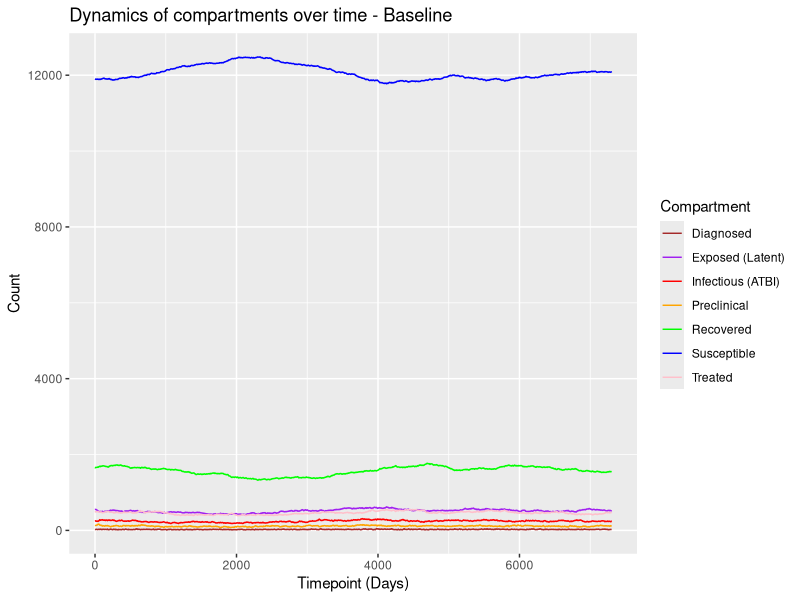

R code for this plot:
#Creating the parametres and initial values. 

#' - inf.prob:         Probability of transmission per contact
#' - act.rate:         Number of contacts per person per time step
#' - piu.rate:         Rate of progression from latent to early infectious (E → P)
#' - delay.rate:       Rate of progression from preclinical to clinical TB (P → I)
#' - p_diag_coverage:  Proportion of individuals in the preclinical stage (P) eligible for diagnosis
#' - p_diag_rate:      Probability of diagnosis among eligible individuals in the preclinical stage (P → D)
#' - i_diag_coverage:  Proportion of individuals in the clinical stage (I) eligible for diagnosis
#' - i_diag_rate:      Probability of diagnosis among eligible individuals in the clinical stage (I → D)
#' - treat.rate:       Probability of treatment uptake once diagnosed (D → T)
#' - rec.rate:         Rate of recovery following treatment (T → R)
#' - recid.rate:       Rate of relapse or TB-related death, balanced by replacement into susceptible pool (R → S)
#' 

params <- list(
  inf.prob     = 0.0024,
  act.rate     = 5,
  #piu.rate     = 1 / 365, #1/365 possible
  piu.ratea0_4   = 15 / 730,
  piu.ratea5_14  = 1.5 / 730,
  piu.ratea15_24 = 2.5 / 730,
  piu.ratea25_64 = 3.5 / 730,
  piu.ratea65_up = 8 / 730,
  piu.rates_male = 1.5,
  delay.rate   = 1 / 45,
  p_diag_rural_coverage = 0.05, #proportion of population where the diagnostic acts against.
  p_diag_urban_coverage = 0.1, 
  p_diag_rate  = 1 / 183,
  i_diag_rural_coverage = 0.425,
  i_diag_urban_coverage = 0.875,
  i_diag_rate  = 1.7 / 120,
  treat.rate   = 1 / 10,
  rec.rate     = 1 / 180,
  recid.rate   = 0.6 / 365
)

# Create time column
time_points <- 1:630

# Create initial row values
initial_values <- data.frame(
  s.num = 9000, #suseptable number
  e.num = 1000, #exposed number
  p.num = 1000, #preclinical number
  i.num = 1000, #infectious number
  d.num = 1000, #dioagnosed number
  t.num = 1000, #treated number
  r.num = 1000 #recovered number
)

#Male/female split: 0.4897959
#Age splits in amazonas: 20.76% aged 0-14 years, 15.18% aged 15-24 years, 35.39% aged 25-54 years, 7.25% aged 55-64 years, and 9.33% aged 65 years and over

generate_initial_state_column <- function(initial_values) {
  values <- unlist(initial_values)
  total_n <- sum(values)
  state_labels <- gsub("\\.num", "", names(values))
  
  # Create vector of states according to counts (in order)
  all_states <- unlist(mapply(rep, state_labels, values))
  
  # Generate gender assignments
  genders <- sample(c("m", "f"), size = total_n, replace = TRUE, prob = c(0.4897959, 1 - 0.4897959))
  
  # Age distribution probabilities and corresponding age ranges
  age_probs <- c(0.2076, 0.1518, 0.3539, 0.0725, 0.0933)
  age_groups <- c("0-14", "15-24", "25-54", "55-64", "65+")
  
  sampled_groups <- sample(age_groups, size = total_n, replace = TRUE, prob = age_probs)
  
  generate_age <- function(group) {
    if (group == "0-14") return(sample(0:14, 1))
    if (group == "15-24") return(sample(15:24, 1))
    if (group == "25-54") return(sample(25:54, 1))
    if (group == "55-64") return(sample(55:64, 1))
    if (group == "65+") {
      beta_sample <- rbeta(1, shape1 = 2, shape2 = 6)
      return(floor(65 + beta_sample * (100 - 65)))
    }
  }
  
  ages <- sapply(sampled_groups, generate_age)
  
  # Rurality: 17.2% rural, 82.8% urban
  rurality <- sample(c("r", "u"), size = total_n, replace = TRUE, prob = c(0.172, 0.828))
  
  # Construct data frame with rurality before state
  df <- data.frame(
    gender = genders,
    age = ages,
    rurality = rurality,
    state = all_states,
    stringsAsFactors = FALSE
  )
  
  return(df)
}

set.seed(101)
state_df <- generate_initial_state_column(initial_values)
head(state_df)
table(state_df)

#1) ##infection module - s > e

infection_module <- function(state_df, params, timepoint) {
  current_col <- if (timepoint == 1) "state" else paste0("timepoint_", timepoint)
  states <- state_df[[current_col]]
  
  # Number susceptible
  n_sus <- sum(states == "s")
  
  # Initialize next column as NA
  new_col <- rep(NA, length(states))
  
  if (n_sus > 0) {
    # Calculate force of infection
    infectious_states <- c("i", "d")
    prop_infectious <- sum(states %in% infectious_states) / length(states)
    lambda <- params$inf.prob * params$act.rate * prop_infectious
    
    # Identify susceptible indices
    sus_indices <- which(states == "s")
    
    # Run Bernoulli trials
    rand_vals <- runif(n_sus)
    infected <- sus_indices[rand_vals < lambda]
    
    # Update states: infected → 'e', others stay 's'
    new_col[sus_indices] <- "s"
    new_col[infected] <- "e"
  }
  
  # Add new timepoint column
  new_col_name <- paste0("timepoint_", timepoint + 1)
  state_df[[new_col_name]] <- new_col
  
  return(state_df)
}

state_df <- infection_module(state_df, params, timepoint = 1)
colnames(state_df)
table(state_df$state)
table(state_df$timepoint_2)

#2) function for transitioning exposed to preclinical. - e > p

progress_E_to_P <- function(state_df, params, timepoint) {
  current_col <- if (timepoint == 1) "state" else paste0("timepoint_", timepoint)
  next_col <- paste0("timepoint_", timepoint + 1)
  
  current_states <- state_df[[current_col]]
  
  # Create next column if not already present
  if (!next_col %in% names(state_df)) {
    state_df[[next_col]] <- rep(NA, length(current_states))
  }
  
  # Identify rows that are 'e' and not yet updated in the next column
  to_update <- which(is.na(state_df[[next_col]]) & current_states == "e")
  n_e <- length(to_update)
  
  if (n_e == 0) return(state_df)
  
  # Get ages and genders of exposed individuals
  ages <- state_df$age[to_update]
  genders <- state_df$gender[to_update]
  
  # Function for age- and gender-specific rate
  get_age_gender_specific_rate <- function(age, gender) {
    base_rate <- if (age < 5) {
      params$piu.ratea0_4
    } else if (age <= 14) {
      params$piu.ratea5_14
    } else if (age <= 24) {
      params$piu.ratea15_24
    } else if (age <= 64) {
      params$piu.ratea25_64
    } else {
      params$piu.ratea65_up
    }
    
    # If male, apply multiplier
    if (gender == "m") {
      return(base_rate * params$piu.rates_male)
    } else {
      return(base_rate)
    }
  }
  
  # Vectorized application over both age and gender
  p_progress <- mapply(get_age_gender_specific_rate, ages, genders)
  
  # Bernoulli trials
  rand_vals <- runif(n_e)
  progressing <- to_update[rand_vals < p_progress]
  staying <- setdiff(to_update, progressing)
  
  # Update states
  state_df[[next_col]][progressing] <- "p"
  state_df[[next_col]][staying] <- "e"
  
  return(state_df)
}

state_df <- progress_E_to_P(state_df, params, timepoint = 1)
table(state_df$state)
table(state_df$timepoint_2)

#3) Preclinical to Infectious  

progress_P_to_I <- function(state_df, params, timepoint) {
  current_col <- if (timepoint == 1) "state" else paste0("timepoint_", timepoint)
  next_col <- paste0("timepoint_", timepoint + 1)
  current_states <- state_df[[current_col]]
  
  if (!next_col %in% names(state_df)) {
    state_df[[next_col]] <- rep(NA, length(current_states))
  }
  
  to_update <- which(is.na(state_df[[next_col]]) & current_states == "p")
  n_p <- length(to_update)
  if (n_p == 0) return(state_df)
  
  # Step 1: Determine individual coverage based on rurality
  coverage_probs <- ifelse(state_df$rurality[to_update] == "r",
                           params$p_diag_rural_coverage,
                           params$p_diag_urban_coverage)
  diag_flags <- runif(n_p) < coverage_probs
  diag_eligible <- to_update[diag_flags]
  
  # Apply P → D to eligible subset
  p_diag <- params$p_diag_rate
  diag_ids <- diag_eligible[runif(length(diag_eligible)) < p_diag]
  state_df[[next_col]][diag_ids] <- "d"
  
  # Step 2: P → I transition among remaining
  remaining <- setdiff(to_update, diag_ids)
  if (length(remaining) > 0 && params$delay.rate > 0) {
    inf_ids <- remaining[runif(length(remaining)) < params$delay.rate]
    state_df[[next_col]][inf_ids] <- "i"
    
    # Step 3: Still P
    still_p <- setdiff(remaining, inf_ids)
    state_df[[next_col]][still_p] <- "p"
  } else {
    state_df[[next_col]][remaining] <- "p"
  }
  
  return(state_df)
}

state_df <- progress_P_to_I(state_df, params, timepoint = 1)
table(state_df$state)
table(state_df$timepoint_2)

#4) Transitioning infectious to diagnosed using conventional diagnostics. (i > D)

progress_I_to_D <- function(state_df, params, timepoint) {
  current_col <- if (timepoint == 1) "state" else paste0("timepoint_", timepoint)
  next_col <- paste0("timepoint_", timepoint + 1)
  current_states <- state_df[[current_col]]
  
  if (!next_col %in% names(state_df)) {
    state_df[[next_col]] <- rep(NA, length(current_states))
  }
  
  to_update <- which(is.na(state_df[[next_col]]) & current_states == "i")
  n_i <- length(to_update)
  if (n_i == 0) return(state_df)
  
  # Step 1: Determine individual coverage based on rurality
  coverage_probs <- ifelse(state_df$rurality[to_update] == "r",
                           params$i_diag_rural_coverage,
                           params$i_diag_urban_coverage)
  diag_flags <- runif(n_i) < coverage_probs
  diag_eligible <- to_update[diag_flags]
  
  # Step 2: Apply diagnosis to eligible subset
  i_diag <- params$i_diag_rate
  diagnosed <- diag_eligible[runif(length(diag_eligible)) < i_diag]
  
  # Step 3: Remaining stay infectious
  staying <- setdiff(to_update, diagnosed)
  
  state_df[[next_col]][diagnosed] <- "d"
  state_df[[next_col]][staying] <- "i"
  
  return(state_df)
}

state_df <- progress_I_to_D(state_df, params, timepoint = 1)
table(state_df$state)
table(state_df$timepoint_2)

#4) initiation of treatment on the diagnosed individuals.

progress_D_to_T <- function(state_df, params, timepoint) {
  # Determine current and next timepoint column names
  current_col <- if (timepoint == 1) "state" else paste0("timepoint_", timepoint)
  next_col <- paste0("timepoint_", timepoint + 1)
  
  current_states <- state_df[[current_col]]
  
  # Create next column if it does not exist
  if (!next_col %in% names(state_df)) {
    state_df[[next_col]] <- rep(NA, length(current_states))
  }
  
  # Identify rows currently "d" and not yet updated for next timepoint
  to_update <- which(is.na(state_df[[next_col]]) & current_states == "d")
  n_d <- length(to_update)
  if (n_d == 0) return(state_df)  # no one to update
  
  # Treatment initiation probability
  p_treat <- params$treat.rate
  
  # Bernoulli trials for treatment start
  rand_vals <- runif(n_d)
  treated <- to_update[rand_vals < p_treat]
  staying <- setdiff(to_update, treated)
  
  # Update states
  state_df[[next_col]][treated] <- "t"
  state_df[[next_col]][staying] <- "d"
  
  return(state_df)
}

state_df <- progress_D_to_T(state_df, params, timepoint = 1)
table(state_df$state)
table(state_df$timepoint_2)

#5) treatment success rate.

progress_T_to_R <- function(state_df, params, timepoint) {
  # Determine current and next timepoint columns
  current_col <- if (timepoint == 1) "state" else paste0("timepoint_", timepoint)
  next_col <- paste0("timepoint_", timepoint + 1)
  
  current_states <- state_df[[current_col]]
  
  # Create next column if not present
  if (!next_col %in% names(state_df)) {
    state_df[[next_col]] <- rep(NA, length(current_states))
  }
  
  # Identify rows currently "t" and not updated yet
  to_update <- which(is.na(state_df[[next_col]]) & current_states == "t")
  n_t <- length(to_update)
  if (n_t == 0) return(state_df)
  
  # Recovery probability
  p_recover <- params$rec.rate
  
  # Bernoulli trials for recovery
  rand_vals <- runif(n_t)
  recovered <- to_update[rand_vals < p_recover]
  staying <- setdiff(to_update, recovered)
  
  # Update states
  state_df[[next_col]][recovered] <- "r"
  state_df[[next_col]][staying] <- "t"
  
  return(state_df)
}

state_df <- progress_T_to_R(state_df, params, timepoint = 1)
table(state_df$state)
table(state_df$timepoint_2)

#6) Rec moving to suseptable to represent death rate (treamtent failure) 
# but also relapse rate. 

rec_to_susceptible <- function(state_df, params, timepoint) {
  # Determine current and next timepoint columns
  current_col <- if (timepoint == 1) "state" else paste0("timepoint_", timepoint)
  next_col <- paste0("timepoint_", timepoint + 1)
  
  current_states <- state_df[[current_col]]
  
  # Create next column if not present
  if (!next_col %in% names(state_df)) {
    state_df[[next_col]] <- rep(NA, length(current_states))
  }
  
  # Identify rows currently "r" and not yet updated
  to_update <- which(is.na(state_df[[next_col]]) & current_states == "r")
  n_r <- length(to_update)
  if (n_r == 0) return(state_df)
  
  # Relapse probability
  p_recur <- params$recid.rate
  
  # Bernoulli trials for relapse
  rand_vals <- runif(n_r)
  relapsed <- to_update[rand_vals < p_recur]
  staying <- setdiff(to_update, relapsed)
  
  # Update states
  state_df[[next_col]][relapsed] <- "s"
  state_df[[next_col]][staying] <- "r"
  
  return(state_df)
}

state_df <- rec_to_susceptible(state_df, params, timepoint = 1)
table(state_df$state)
table(state_df$timepoint_2)

### Now lopping functions depending on timepoints.
# infection_module
# progress_E_to_P
# progress_P
# progress_I_to_D
# progress_D_to_T
# progress_T_to_R
# rec_to_susceptible

run_simulation <- function(state_df, params, n_steps) {
  for (t in 1:n_steps) {
    # 1. S -> E infection
    state_df <- infection_module(state_df, params, timepoint = t)
    
    # 2. E -> P progression
    state_df <- progress_E_to_P(state_df, params, timepoint = t)
    
    # 3. P -> I or D
    state_df <- progress_P_to_I(state_df, params, timepoint = t)
    
    # 4. I -> D diagnosis
    state_df <- progress_I_to_D(state_df, params, timepoint = t)
    
    # 5. D -> T treatment initiation
    state_df <- progress_D_to_T(state_df, params, timepoint = t)
    
    # 6. T -> R treatment recovery
    state_df <- progress_T_to_R(state_df, params, timepoint = t)
    
    # 7. R -> S relapse or reinfection (death or loss of immunity)
    state_df <- rec_to_susceptible(state_df, params, timepoint = t)
  }
  
  return(state_df)
}

###initial pop values

# Create initial row values
initial_values2 <- data.frame(
  s.num = 11903, #suseptable number
  e.num = 551, #exposed number
  p.num = 130, #preclinical number
  i.num = 246, #infectious number
  d.num = 28, #dioagnosed number
  t.num = 488, #treated number
  r.num = 1654 #recovered number
)

initial_state_df <- generate_initial_state_column(initial_values2)

time_points <- 3650*2

# Applying the function. 
final_state <- run_simulation(state_df = initial_state_df, params = params, n_steps = time_points)

# Define the state labels you're interested in
states <- c("s", "e", "p", "i", "d", "t", "r")

# Get the timepoint columns (assumes names like "timepoint_1", ..., "timepoint_630")
names(final_state)[names(final_state) == "state"] <- "timepoint_1"
timepoint_cols <- grep("^timepoint_", names(final_state), value = TRUE)

# Initialize a summary data frame
summary_df <- data.frame(timepoint = seq_along(timepoint_cols))

# For each state, count occurrences per column
for (state in states) {
  summary_df[[state]] <- sapply(timepoint_cols, function(col) sum(final_state[[col]] == state, na.rm = TRUE))
}

library(ggplot2)

ggplot(summary_df, aes(x = timepoint)) +
  geom_line(aes(y = s, color = "Susceptible")) +
  geom_line(aes(y = e, color = "Exposed (Latent)")) +
  geom_line(aes(y = p, color = "Preclinical")) +
  geom_line(aes(y = i, color = "Infectious (ATBI)")) +
  geom_line(aes(y = d, color = "Diagnosed")) +
  geom_line(aes(y = t, color = "Treated")) +
  geom_line(aes(y = r, color = "Recovered")) +
  scale_color_manual(
    name = "Compartment",
    values = c(
      "Susceptible" = "blue",
      "Exposed (Latent)" = "purple",
      "Preclinical" = "orange",
      "Infectious (ATBI)" = "red",
      "Diagnosed" = "brown",
      "Treated" = "pink",
      "Recovered" = "green"
    )
  ) +
  labs(
    title = "Dynamics of compartments over time - Baseline",
    x = "Timepoint (Days)",
    y = "Count"
  )

summary_df[3300*2,]
summary_df[1000,]
summary_df[3300,]
summary_df[5000,]
summary_df[6000,]
summary_df[6500,]
summary_df[7000,]

